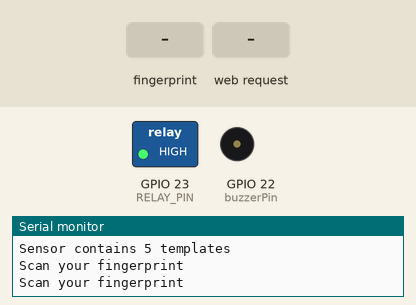
Simulated run of this program. Board: ESP32. Shown: switched loads named in the program (green lamp = pin HIGH), buzzer (waves = sounding, pin HIGH), the last lines printed to the serial monitor. The test bench sets the inputs (shaded band). WiFi joins after 1.5 s; servers stay silent unless stated; storage starts empty.

Above: at 4.0 s.
4.1 s: finger stored as number 1 placed on the sensor
At 5.8 s:
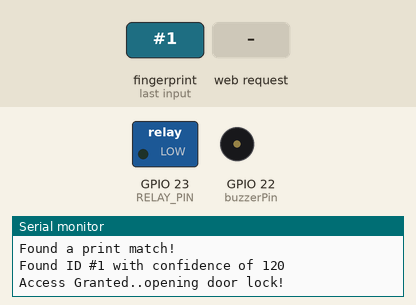
6.6 s: HTTP request GET / received
Timing chart, 0 to 11.7 s (numbered marks = the images above; inputs shaded):
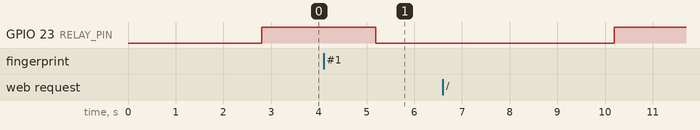

The program:

main.cpp
```cpp
#include <Arduino.h>
#include <Adafruit_Fingerprint.h>
#include <WiFi.h>
#include <AsyncTCP.h>
#include "SPIFFS.h"
#include <ESPAsyncWebServer.h>

// Change this to match your network SSID
const char *ssid = "<YOUR_WIFI_SSID>";
const char *password = "<YOUR_WIFI_PASSWORD>";

// AsyncWebserver runs on port 80 and the asyncwebsocket is initialize at this point also
AsyncWebServer server(80);
AsyncEventSource events("/events");

HardwareSerial serialPort(2); // use UART2
Adafruit_Fingerprint finger = Adafruit_Fingerprint(&serialPort);

//  Forward declaration
uint8_t getFingerprintID();
void showNotAllowed();

// Function called when resource is not found on the server
void notFound(AsyncWebServerRequest *request)
{
  request->send(404, "text/plain", "Not found");
}
// interval to read the fingerprint sensor
unsigned long previousMillis = 0;
const long readInterval = 1000;

// interval when to close the door lock
bool isOpen = false;
const long closeInterval = 5000;
unsigned long previousOpenMillis = 0;

// Relay Pin
const int RELAY_PIN = 23;

// Buzzer
const int buzzerPin = 22;

void setup()
{
  Serial.begin(9600);
  while (!Serial)
    ; // For Yun/Leo/Micro/Zero/...
  delay(100);

  // Connect to your wifi
  WiFi.mode(WIFI_STA);
  WiFi.begin(ssid, password);
  if (WiFi.waitForConnectResult() != WL_CONNECTED)
  {
    Serial.printf("WiFi Failed!\n");
    return;
  }

  Serial.print("IP Address: ");
  Serial.println(WiFi.localIP());

  // Initialize SPIFFS
  if (!SPIFFS.begin(true))
  {
    Serial.println("An Error has occurred while mounting SPIFFS");
    return;
  }

  // setup Server Sent Event
  events.onConnect([](AsyncEventSourceClient *client)
                   {
    if (client->lastId())
    {
      Serial.printf("Client reconnected! Last message ID that it gat is: %u\n", client->lastId());
    } });

  // attach AsyncEventSource
  server.addHandler(&events);

  server.on("/", HTTP_GET, [](AsyncWebServerRequest *request)
            {
              Serial.println("Requesting index page...");
              request->send(SPIFFS, "/index.html", "text/html", false); });
  server.serveStatic("/css", SPIFFS, "/css/");
  server.serveStatic("/js", SPIFFS, "/js/");

  // On Not Found
  server.onNotFound(notFound);

  // Start server
  server.begin();

  // set the data rate for the fingerprint sensor serial port
  finger.begin(57600);
  delay(5);
  if (finger.verifyPassword())
  {
    Serial.println("Found fingerprint sensor!");
  }
  else
  {
    Serial.println("Did not find fingerprint sensor :(");
    while (1)
    {
      delay(1);
    }
  }

  Serial.println(F("Reading sensor parameters"));
  finger.getParameters();
  Serial.print(F("Status: 0x"));
  Serial.println(finger.status_reg, HEX);
  Serial.print(F("Sys ID: 0x"));
  Serial.println(finger.system_id, HEX);
  Serial.print(F("Capacity: "));
  Serial.println(finger.capacity);
  Serial.print(F("Security level: "));
  Serial.println(finger.security_level);
  Serial.print(F("Device address: "));
  Serial.println(finger.device_addr, HEX);
  Serial.print(F("Packet len: "));
  Serial.println(finger.packet_len);
  Serial.print(F("Baud rate: "));
  Serial.println(finger.baud_rate);

  finger.getTemplateCount();

  if (finger.templateCount == 0)
  {
    Serial.print("Sensor doesn't contain any fingerprint data. Please run the 'enroll' example.");
  }
  else
  {
    Serial.println("Waiting for valid finger...");
    Serial.print("Sensor contains ");
    Serial.print(finger.templateCount);
    Serial.println(" templates");
  }

  // initialize Relay digital pin as an output.
  pinMode(RELAY_PIN, OUTPUT);
  digitalWrite(RELAY_PIN, HIGH);

  // configure buzzer and led pin
  pinMode(buzzerPin, OUTPUT);
}

void loop()
{
  unsigned long currentMillis = millis();
  // Close the door lock after 5 seconds
  if (isOpen && currentMillis - previousOpenMillis >= closeInterval)
  {
    isOpen = false;
    Serial.println("Closing the door lock!");
    digitalWrite(RELAY_PIN, HIGH);
  }

  // save the last time we read the fingerprint sensor
  if (!isOpen && currentMillis - previousMillis >= readInterval)
  {
    previousMillis = currentMillis;
    uint8_t result = getFingerprintID();
    switch (result)
    {
    case FINGERPRINT_NOFINGER:
      Serial.println("Scan your fingerprint");
      events.send("Scan your fingerprint", "noFingerprint", millis());
      break;
    case FINGERPRINT_OK:
      Serial.println("Access Granted..opening door lock!");
      events.send("Access Granted", "accessGranted", millis());
      previousOpenMillis = millis();
      isOpen = true;
      digitalWrite(RELAY_PIN, LOW);
      break;
    case FINGERPRINT_NOTFOUND:
      Serial.println("Access Denied");
      events.send("Access Denied", "accessDenied", millis());
      showNotAllowed();
      delay(2000);
      break;
    case FINGERPRINT_PACKETRECIEVEERR:
    case FINGERPRINT_IMAGEFAIL:
    case FINGERPRINT_IMAGEMESS:
    case FINGERPRINT_FEATUREFAIL:
    case FINGERPRINT_INVALIDIMAGE:
      Serial.println("Error in Fingerprint Scan!");
      events.send("Unknown Error", "unknownError", millis());
      break;
    default:
      Serial.println("Unknown Error!");
      break;
    }
  }
}

uint8_t getFingerprintID()
{
  uint8_t p = finger.getImage();
  switch (p)
  {
  case FINGERPRINT_OK:
    Serial.println("Image taken");
    break;
  case FINGERPRINT_NOFINGER:
    return p;
  case FINGERPRINT_PACKETRECIEVEERR:
    Serial.println("Communication error");
    return p;
  case FINGERPRINT_IMAGEFAIL:
    Serial.println("Imaging error");
    return p;
  default:
    Serial.println("Unknown error");
    return p;
  }

  // OK success!

  p = finger.image2Tz();
  switch (p)
  {
  case FINGERPRINT_OK:
    Serial.println("Image converted");
    break;
  case FINGERPRINT_IMAGEMESS:
    Serial.println("Image too messy");
    return p;
  case FINGERPRINT_PACKETRECIEVEERR:
    Serial.println("Communication error");
    return p;
  case FINGERPRINT_FEATUREFAIL:
    Serial.println("Could not find fingerprint features");
    return p;
  case FINGERPRINT_INVALIDIMAGE:
    Serial.println("Could not find fingerprint features");
    return p;
  default:
    Serial.println("Unknown error");
    return p;
  }

  // OK converted!
  p = finger.fingerSearch();
  if (p == FINGERPRINT_OK)
  {
    Serial.println("Found a print match!");
    // found a match!
    Serial.print("Found ID #");
    Serial.print(finger.fingerID);
    Serial.print(" with confidence of ");
    Serial.println(finger.confidence);

    return p;
  }
  else if (p == FINGERPRINT_PACKETRECIEVEERR)
  {
    Serial.println("Communication error");
    return p;
  }
  else if (p == FINGERPRINT_NOTFOUND)
  {
    Serial.println("Did not find a match");
    return p;
  }
  else
  {
    Serial.println("Unknown error");
    return p;
  }
}

void showNotAllowed()
{
  digitalWrite(buzzerPin, HIGH);
  delay(1000);
  digitalWrite(buzzerPin, LOW);
}
```

Measured:
- after the input at 4.1 s, GPIO 23 (RELAY_PIN): HIGH → LOW after 1.1 s
